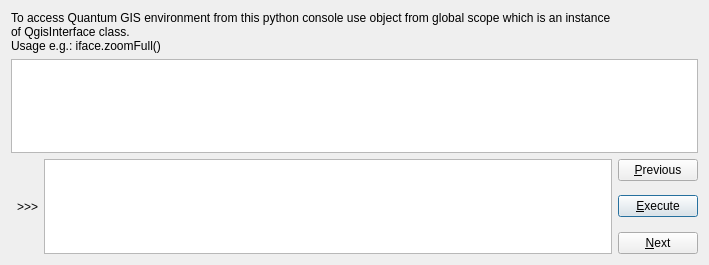
<ui version="4.0" >
 <class>QgsPythonDialog</class>
 <widget class="QDialog" name="QgsPythonDialog" >
  <property name="geometry" >
   <rect>
    <x>0</x>
    <y>0</y>
    <width>709</width>
    <height>265</height>
   </rect>
  </property>
  <property name="windowTitle" >
   <string>Python console</string>
  </property>
  <layout class="QGridLayout" name="gridLayout" >
   <item row="3" column="3" >
    <widget class="QPushButton" name="pbnExecute" >
     <property name="text" >
      <string>&amp;Execute</string>
     </property>
    </widget>
   </item>
   <item row="2" column="3" >
    <widget class="QPushButton" name="pbnPrev" >
     <property name="text" >
      <string>&amp;Previous</string>
     </property>
    </widget>
   </item>
   <item row="4" column="3" >
    <widget class="QPushButton" name="pbnNext" >
     <property name="text" >
      <string>&amp;Next</string>
     </property>
    </widget>
   </item>
   <item row="0" column="0" colspan="3" >
    <widget class="QLabel" name="lblInfo" >
     <property name="sizePolicy" >
      <sizepolicy vsizetype="Preferred" hsizetype="Expanding" >
       <horstretch>0</horstretch>
       <verstretch>0</verstretch>
      </sizepolicy>
     </property>
     <property name="text" >
      <string>To access Quantum GIS environment from this python console use object from global scope which is an instance of QgisInterface class.&lt;br>Usage e.g.: iface.zoomFull()</string>
     </property>
     <property name="wordWrap" >
      <bool>true</bool>
     </property>
    </widget>
   </item>
   <item row="1" column="0" colspan="4" >
    <widget class="QTextBrowser" name="txtHistory" >
     <property name="html" >
      <string>&lt;!DOCTYPE HTML PUBLIC "-//W3C//DTD HTML 4.0//EN" "http://www.w3.org/TR/REC-html40/strict.dtd">
&lt;html>&lt;head>&lt;meta name="qrichtext" content="1" />&lt;style type="text/css">
p, li { white-space: pre-wrap; }
&lt;/style>&lt;/head>&lt;body style=" font-family:'Sans Serif'; font-size:9pt; font-weight:400; font-style:normal;">
&lt;p style="-qt-paragraph-type:empty; margin-top:0px; margin-bottom:0px; margin-left:0px; margin-right:0px; -qt-block-indent:0; text-indent:0px;">&lt;/p>&lt;/body>&lt;/html></string>
     </property>
    </widget>
   </item>
   <item row="3" column="1" >
    <widget class="QLabel" name="lblPrompt" >
     <property name="sizePolicy" >
      <sizepolicy vsizetype="Expanding" hsizetype="Preferred" >
       <horstretch>0</horstretch>
       <verstretch>0</verstretch>
      </sizepolicy>
     </property>
     <property name="text" >
      <string>>>></string>
     </property>
    </widget>
   </item>
   <item rowspan="3" row="2" column="2" >
    <widget class="QTextEdit" name="edtCmdLine" />
   </item>
  </layout>
  <zorder>pbnExecute</zorder>
  <zorder>pbnPrev</zorder>
  <zorder>pbnNext</zorder>
  <zorder>lblInfo</zorder>
  <zorder>txtHistory</zorder>
  <zorder>lblPrompt</zorder>
  <zorder>edtCmdLine</zorder>
 </widget>
 <tabstops>
  <tabstop>txtHistory</tabstop>
 </tabstops>
 <resources/>
 <connections/>
</ui>
